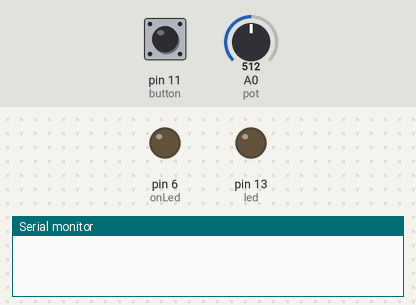
A sketch run on a simulated Arduino Uno, built with avr-gcc and run on an emulated ATmega328P. On the bench: output pins drawn as LEDs (lit = HIGH), the last lines printed to the serial monitor. Dashed ring = blinking. The inputs (shaded band) are chosen by the test bench; at power-on: pin 11 (button) HIGH, A0 (pot) = 512.

Above: at 1.2 s.
1.3 s: pin 11 (button) pulled LOW for 0.15 s
At 2.1 s:
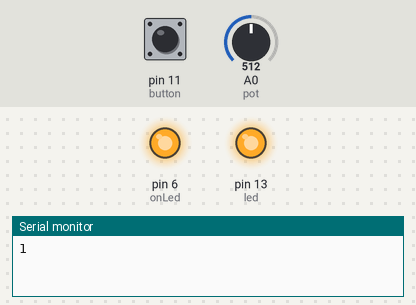
4.4 s: A0 (pot) set to 306
7.4 s: A0 (pot) set to 122
10.4 s: pin 11 (button) pulled LOW for 1 s
At 11.6 s:
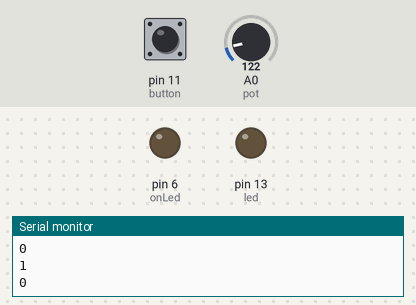
12.9 s: pin 11 (button) pulled LOW for 3.2 s
At 13.57 s:
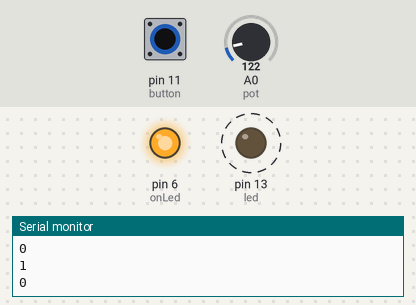
Timing chart, 0 to 18.6 s (numbered marks = the images above; inputs shaded):
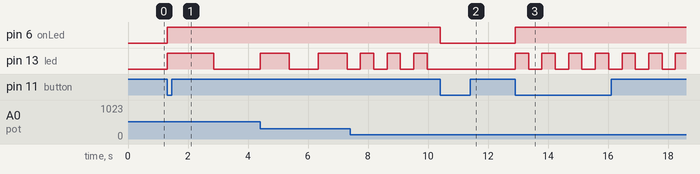

The sketch:

led_blinker.ino
```cpp
unsigned long currentMillis = 0;
unsigned long previousMillis = 0;
unsigned long debounce = 0;
unsigned long startTime = 0;
const int led = 13;
const int onLed = 6;
const int button = 11;
const int pot = A0;
const int SYS_TIMEOUT = 3600000;
bool buttonF = false;
int buttonState = 0;
int reading = 0;
int interval = 0;
int ledState = LOW;


int getInterval(int);
int getButton(int, int);


void setup() {
  Serial.begin(9600);
  pinMode(led, OUTPUT);
  pinMode(button, INPUT_PULLUP);
  pinMode(pot, INPUT);
  pinMode(onLed, OUTPUT);
}


void loop() {
  currentMillis = millis();

  interval = getInterval(analogRead(pot));

  reading = getButton(digitalRead(button), buttonState);
  if (reading == LOW && buttonState == HIGH) {
    buttonF = !buttonF;
    startTime = currentMillis;
  }
  buttonState = reading;

  if (currentMillis - startTime >= SYS_TIMEOUT && buttonF) buttonF = !buttonF;

  digitalWrite(onLed, buttonF ? HIGH : LOW);

  if (currentMillis - previousMillis >= interval && buttonF) {
    ledState = !ledState;
    digitalWrite(led, ledState);
    Serial.println(ledState);
    previousMillis = currentMillis;
  }

  else if (!buttonF) {
    ledState = LOW;
    digitalWrite(led, ledState);
    previousMillis = currentMillis - interval;
  }
}


int getInterval(int val) {
  val = constrain(val, 0, 1023);
  return map(val, 0, 1023, 100, 3000);
}


int getButton(int state, int prevState) {
  if (currentMillis - debounce >= 50) {
    debounce = currentMillis;
    return state;
  }
  return prevState;
}
```

Measured:
- after the input at 1.3 s, pin 6 (onLed): LOW → HIGH at once; pin 13 (led): LOW → HIGH at once, → LOW 1.6 s later
- after the input at 10.4 s, pin 6 (onLed): HIGH → LOW at once; pin 13 (led): stops changing and stays LOW
- after the input at 12.9 s, pin 6 (onLed): LOW → HIGH at once; pin 13 (led): alternates HIGH for 0.45 s and LOW for 0.44 s, starting at once
